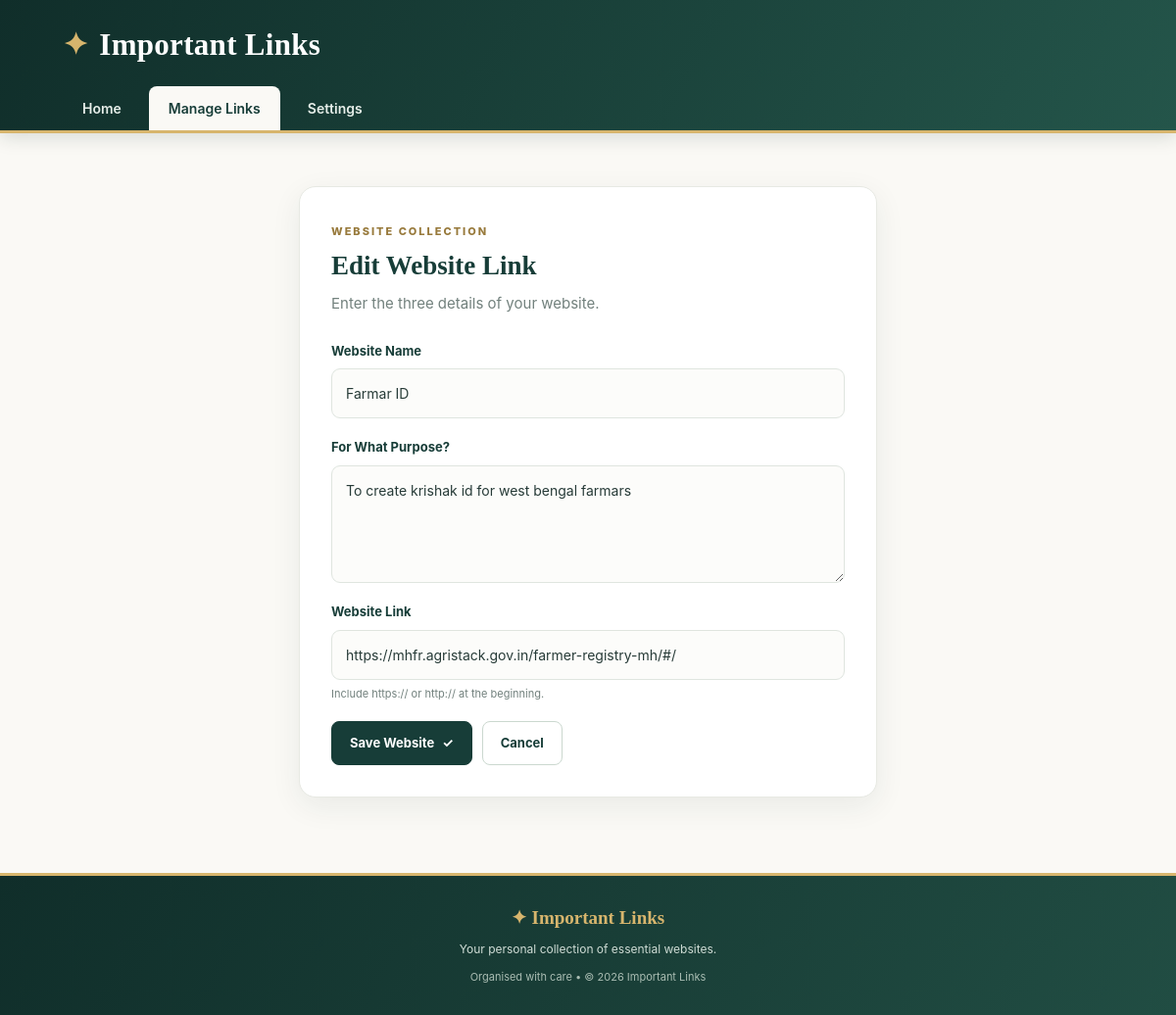
Page /edit/1 (signed in) on the committed database.
### tables this page shows
CREATE TABLE links (
                id INTEGER PRIMARY KEY AUTOINCREMENT,
                website_name TEXT NOT NULL,
                purpose TEXT NOT NULL,
                website_url TEXT NOT NULL,
                position INTEGER NOT NULL DEFAULT 0,
                created_at TIMESTAMP DEFAULT CURRENT_TIMESTAMP
            );

### app.py (the view, shortened to what this page needs)
@app.route("/edit/<int:link_id>", methods=["GET", "POST"])
@admin_required
def edit_link(link_id):
    with get_db() as db:
        link = db.execute(
            "SELECT * FROM links WHERE id = ?", (link_id,)
        ).fetchone()
    if link is None:
        abort(404)
    return render_template(
        "link_form.html", link=link, page_title="Edit Website Link"
    )

### app.py (called while the page is built)
def get_db():
    db = sqlite3.connect(DATABASE)
    db.row_factory = sqlite3.Row
    db.execute("PRAGMA foreign_keys = ON")
    return db

def csrf_token():
    if "csrf_token" not in session:
        session["csrf_token"] = secrets.token_urlsafe(32)
    return session["csrf_token"]

@app.context_processor
def inject_globals():
    return {"csrf_token": csrf_token}

@app.before_request
def protect_post_requests():
    if request.method == "POST":
        submitted = (
            request.form.get("csrf_token")
            or (request.get_json(silent=True) or {}).get("csrf_token")
        )
        expected = session.get("csrf_token")
        if not expected or not submitted or not secrets.compare_digest(
            str(expected), str(submitted)
        ):
            abort(400, description="Invalid or expired security token. Refresh the page.")

def admin_required(view):
    @wraps(view)
    def wrapped(*args, **kwargs):
        if not session.get("admin_logged_in"):
            flash("Please log in to access the admin area.", "warning")
            return redirect(url_for("admin_login"))
        return view(*args, **kwargs)
    return wrapped

### templates/link_form.html (shortened to what this page needs)
{% extends "base.html" %}
{% block content %}
<div class="form-page">
    <section class="form-card">
        <span class="eyebrow">WEBSITE COLLECTION</span>
        <h1>{{ page_title }}</h1>
        <p class="form-intro">Enter the three details of your website.</p>
        <form method="POST">
            <div class="form-group">
                <label for="website_name">Website Name</label>
                <input type="text" id="website_name" name="website_name"
                       placeholder="e.g. Google"
                       maxlength="150" required
                       value="{{ link.website_name if link else '' }}">
            </div>
            <div class="form-group">
                <label for="purpose">For What Purpose?</label>
                <textarea id="purpose" name="purpose" rows="4"
                          maxlength="500" required
                          placeholder="Describe why you use this website...">{{ link.purpose if link else '' }}</textarea>
            </div>
            <div class="form-group">
                <label for="website_url">Website Link</label>
                <input type="url" id="website_url" name="website_url"
                       placeholder="https://example.com"
                       maxlength="2048" required
                       value="{{ link.website_url if link else '' }}">
                <small>Include https:// or http:// at the beginning.</small>
            </div>
            <div class="form-actions">
                <button type="submit" class="btn btn-primary">
                    Save Website <span>✓</span>
                </button>
                <a href="{{ url_for('dashboard') }}" class="btn btn-outline">
                    Cancel
                </a>
            </div>
        </form>
    </section>
</div>
{% endblock %}

### static/css/style.css (style rules this page uses)
:root { color-scheme: light; --navy: #173d38; --navy-deep: #102e2a; --gold: #d7b56d; --gold-light: #f2e7cb; --cream: #faf9f5; --white: #ffffff; --ink: #273b38; --muted: #72817d; --line: #e7e9e3; --blue: #1769c2; --green: #247b5b; --shadow: 0 9px 30px rgba(28, 56, 48, .075); --radius: 15px; }
* { box-sizing: border-box; }
html { min-height: 100%; background: var(--cream); scroll-behavior: smooth; }
body { margin: 0; min-height: 100vh; display: flex; flex-direction: column; font-family: -apple-system, BlinkMacSystemFont, "Segoe UI", Roboto, "Noto Sans", Arial, sans-serif; color: var(--ink); background: var(--cream); font-size: 15px; line-height: 1.65; }
a { text-decoration: none; }
.eyebrow { display: inline-block; color: #987a3c; font-size: 11px; font-weight: 800; letter-spacing: 2px; margin-bottom: 7px; }
.page-heading h1, .form-card h1, .empty-state h2 { color: var(--navy); font-family: Georgia, "Times New Roman", serif; font-size: clamp(27px, 5vw, 36px); line-height: 1.25; margin: 3px 0 9px; }
.page-heading p, .form-intro { color: var(--muted); margin: 0; }
.auth-wrapper, .form-page { display: flex; justify-content: center; padding: 12px 0; }
.form-card { width: min(100%, 590px); background: white; border: 1px solid var(--line); border-radius: 17px; padding: 32px; box-shadow: var(--shadow); }
.form-card h1 { font-size: 27px; }
.form-intro { margin-bottom: 25px; }
.form-group { margin-bottom: 19px; text-align: left; }
.form-group label { display: block; margin-bottom: 7px; color: var(--navy); font-size: 13px; font-weight: 700; }
.form-group input, .form-group textarea { display: block; width: 100%; padding: 13px 14px; color: var(--ink); background: #fcfcfa; border: 1px solid #dfe5df; border-radius: 9px; outline: none; font: inherit; font-size: 14px; transition: .2s; }
.form-group textarea { resize: vertical; }
.form-group small { display: block; color: var(--muted); margin-top: 5px; font-size: 11px; }
.btn { display: inline-flex; justify-content: center; align-items: center; gap: 8px; padding: 11px 18px; border: 1px solid transparent; border-radius: 8px; font: inherit; font-size: 13px; font-weight: 700; cursor: pointer; transition: .2s ease; }
.btn-primary { color: white; background: var(--navy); border-color: var(--navy); }
.btn-outline { color: var(--navy); background: white; border-color: #cbd8cf; }
.form-actions, .dashboard-actions, .card-actions { display: flex; flex-wrap: wrap; align-items: center; gap: 10px; }

### rows in the picture
links: website_name "Farmar ID", purpose "To create krishak id for west bengal farmars", website_url "https://mhfr.agristack.gov.in/farmer-registry-mh/#/"

### other values in the picture
{{ page_title }} "Edit Website Link"
{{ 2026 }} "2026"
